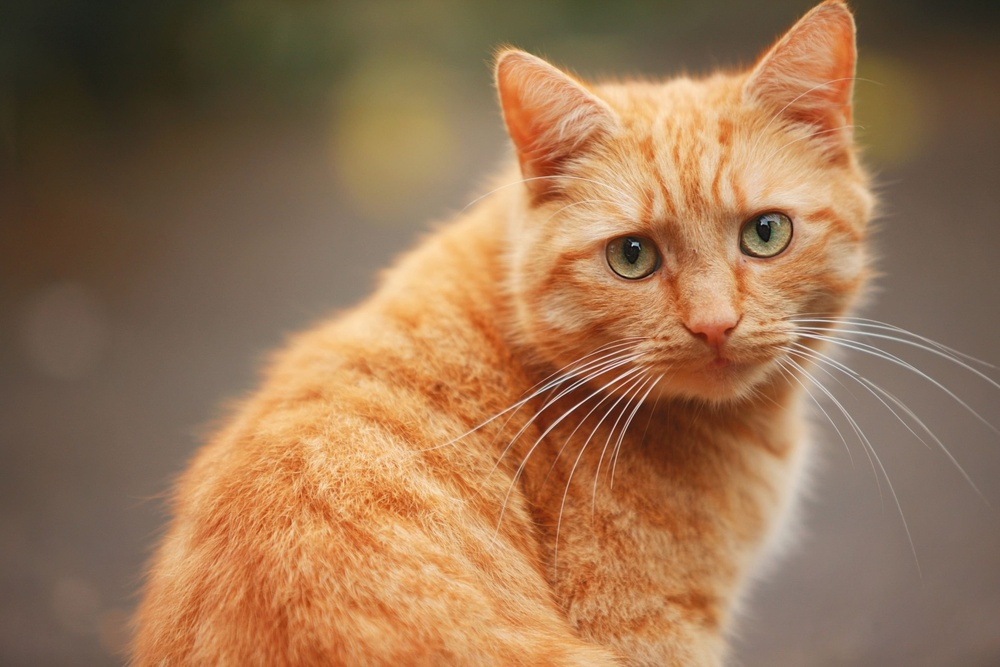
#> input picture rotate45/src_image.jpeg, 1000 x 667 px, shrunk from 2820 x 1880 before the run
$ jupyter execute main.ipynb
#> lines starting #> are read from the running program, lines starting #| are printed output that depends on the picture; after the words box and inside, x2 and y2 are one past the last pixel; in counts of white or black regions, pixels touching at a corner belong together
[cell 1]
# задание:
# повернуть изображение на 45 градусов

[cell 2]
import cv2

# угол поворота
angle = 45

src_image = cv2.imread('src_image.jpeg')
#> src_image is the input picture: shape (667, 1000, 3); mean B, G, R 82.7, 115.2, 152.1
height, width = src_image.shape[:2]
#> height = 667; width = 1000

# точка, вокруг которой будем выполнять поворот --- центр изображения
point_x = width // 2
#> point_x = 500
point_y = height // 2
#> point_y = 333

# для наглядности выделяем точку поворота черной рамкой
box_size = 10
top_left = (point_x - box_size // 2, point_y - box_size // 2)
#> top_left = (495, 328)
bottom_right = (point_x + box_size // 2, point_y + box_size // 2)
#> bottom_right = (505, 338)
cv2.rectangle(src_image, top_left, bottom_right, (0, 0, 0), 2)
#> src_image: shape (667, 1000, 3); 0.02% of pixels changed, all inside (x1, y1, x2, y2) = (494, 327, 507, 340)
cv2.imwrite('src_box_point.jpeg', src_image)

translation_matrix = cv2.getRotationMatrix2D((point_x, point_y), angle, 1.0)

result_image = cv2.warpAffine(src_image, translation_matrix, dsize=(width, height))
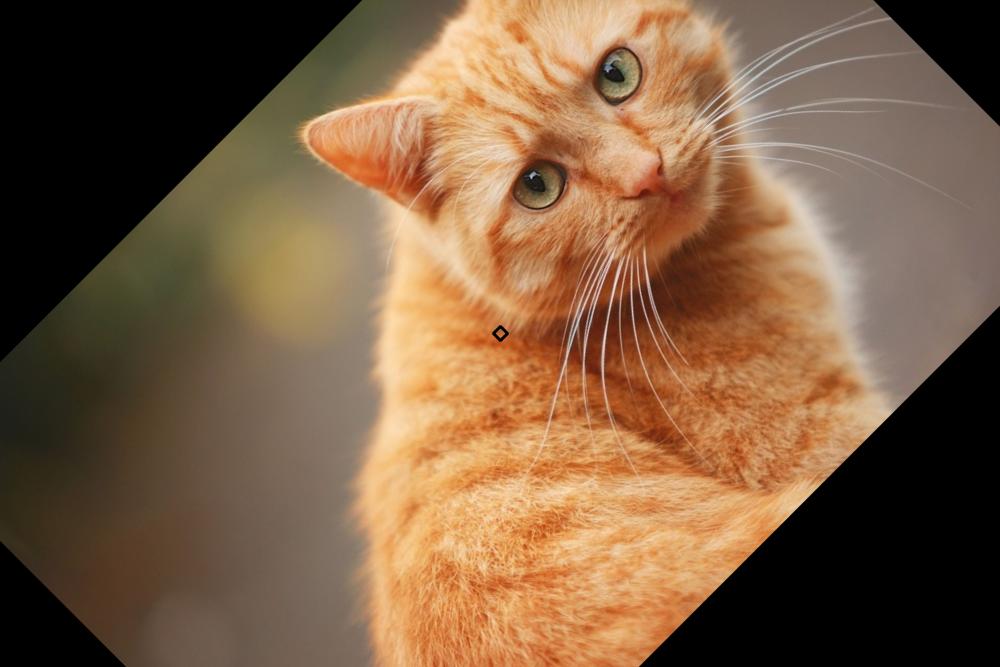
#> result_image: shape (667, 1000, 3); mean B, G, R 67, 94.2, 124.2

cv2.imwrite('result_image.jpeg', result_image)
#> Out = True
